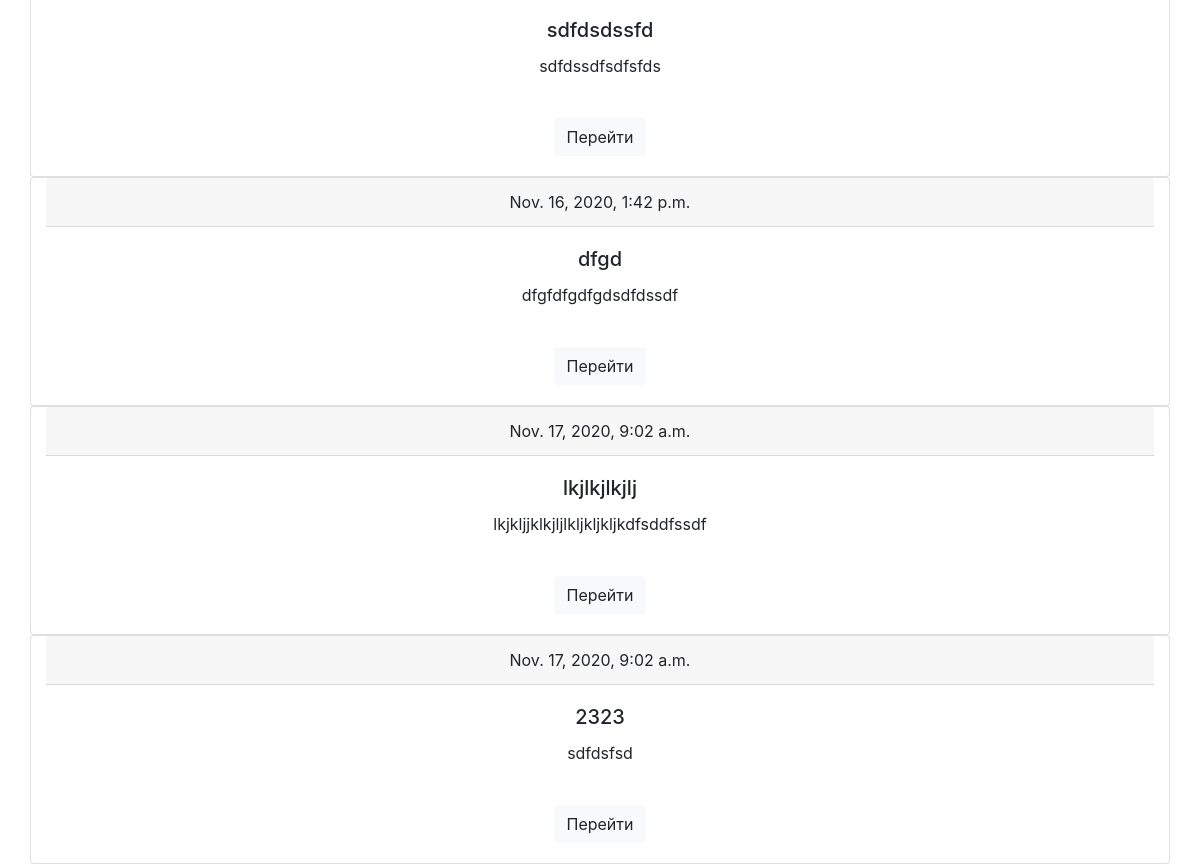
The app's page / (lower part), older data.
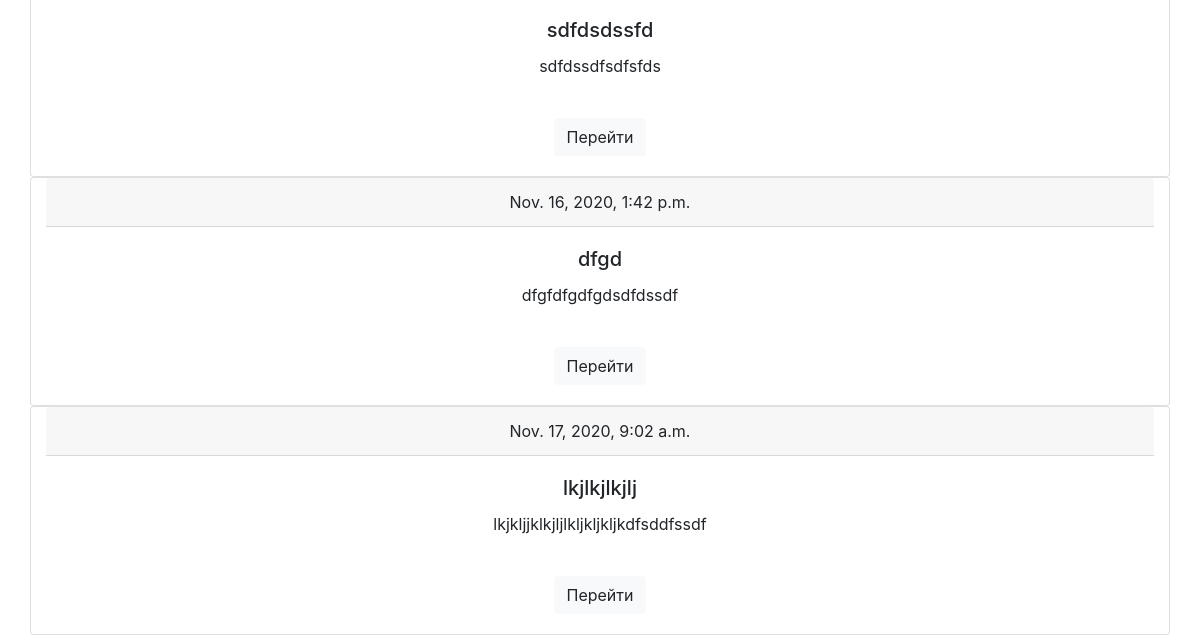
The same page, newer data.
### main/models.py (models this page shows, shortened)
class Article(models.Model):
    user_id = models.ForeignKey(User, on_delete=models.CASCADE, blank=True, null=True)
    create_date = models.DateTimeField(auto_now=True)
    title = models.CharField('title', max_length=100, null=False)
    body = models.TextField('body', null=False)

### main/views.py (the view)
# urls.py: path('', views.HomeListView.as_view(), name='index'),
class HomeListView(ListView):
    model = Article
    template_name = 'main/index.html'
    context_object_name = 'articles'

### main/templates/main/index.html
{% extends 'main/base.html' %}
{% block content %}
{% for i in articles%}
<div class="card container">
  <div class="card-header">
      {{i.create_date}}
  </div>
  <div class="card-body">
    <h5 class="card-title">{{i.title}}</h5>
    <p class="card-text">{{i.body|truncatechars:"100"}}</p><br>
    <a href="/article/{{i.id}}" class="btn btn-light">Перейти</a>
  </div>
</div>
{% endfor %}
{% endblock %}

Row changes from the older to the newer data that the page shows:
removed Article: create_date "Nov. 17, 2020, 9:02 a.m.", title "2323", body "sdfdsfsd"
